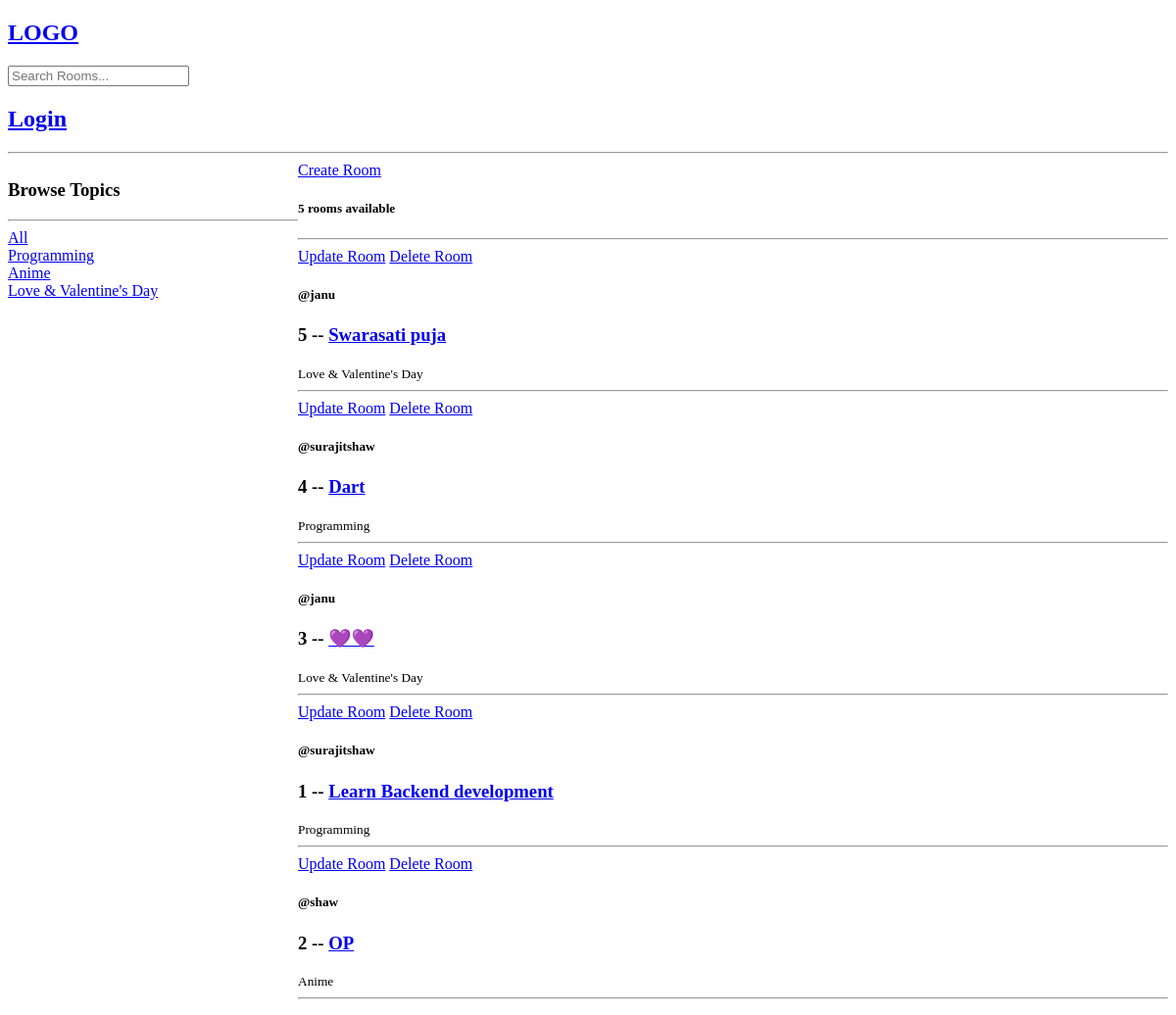
The app's page /, older data.
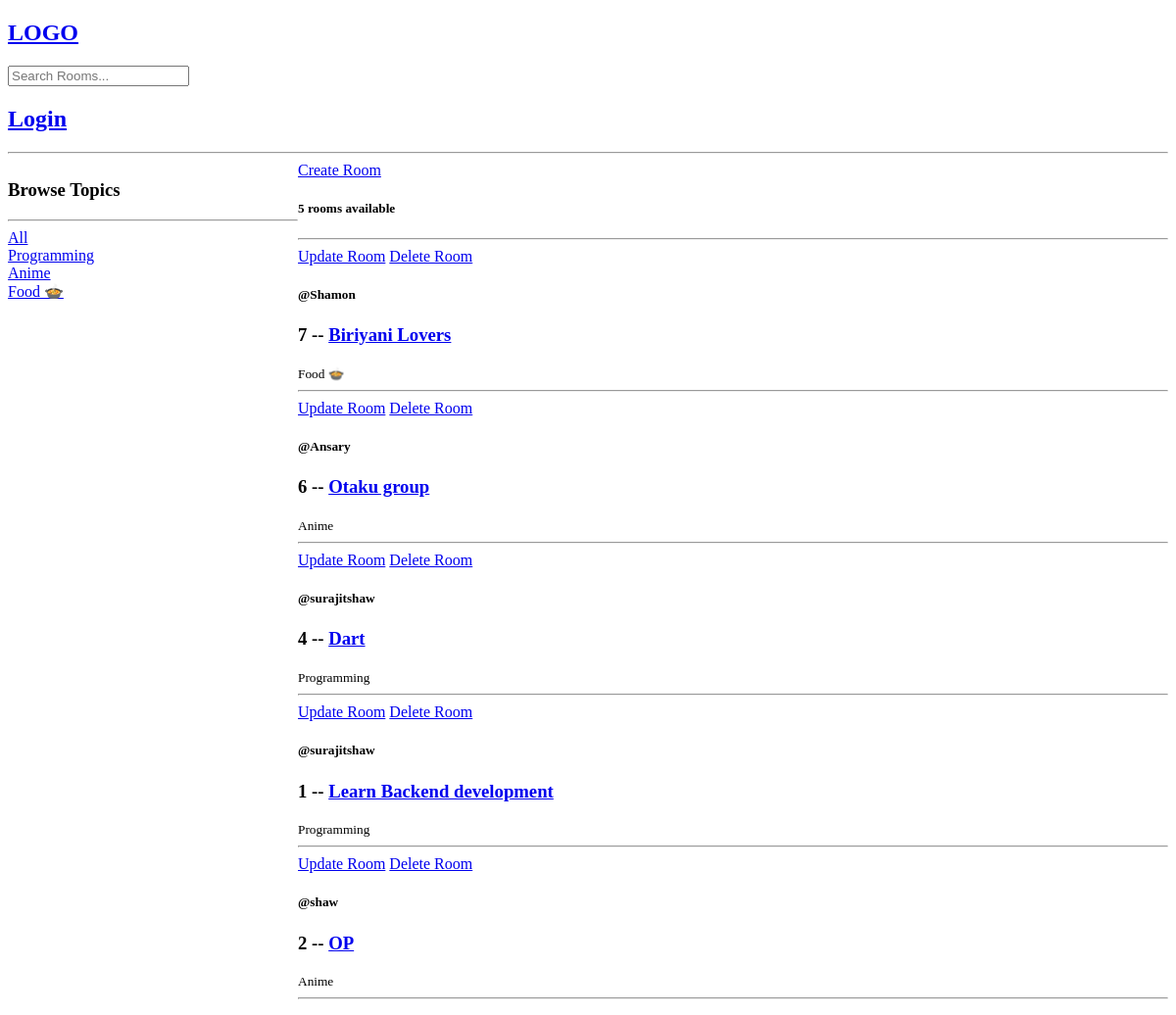
The same page, newer data.
### base/models.py (models this page shows, shortened)
class Topic(models.Model):
    name = models.CharField(max_length=200)

class Room(models.Model):
    host = models.ForeignKey(User, on_delete=models.SET_NULL, null=True)
    topic = models.ForeignKey(Topic, on_delete=models.SET_NULL, null=True)
    name = models.CharField(max_length=200)
    description = models.TextField(null=True, blank=True)
    created_at = models.DateTimeField(auto_now_add=True)
    updated_at = models.DateTimeField(auto_now=True)
    class Meta:
        ordering = ('-updated_at','-created_at')

### base/views.py (the view)
# urls.py: path('', views.home, name='home'),
def home(request):
    q = request.GET.get('q') if request.GET.get('q') != None else ''
    rooms = Room.objects.filter(
        Q(topic__name__icontains=q) |
        Q(name__icontains=q) |
        Q(description__icontains=q)
    )
    topics = Topic.objects.all()
    room_count = rooms.count()
    return render(request, 'home.html', {'rooms': rooms, 'topics': topics, 'room_count': room_count})

### templates/home.html (shortened to what this page needs)
{% extends 'main.html' %}
{% block content %}
<div class="home-container">
  <div>
    <h3>Browse Topics</h3>
    <hr>
    <div>
      <a href="{% url 'home' %}">All</a>
    </div>
    {% for topic in topics %}
    <div>
      <a href="{% url 'home' %}?q={{topic.name}}">{{topic.name}}</a>
    </div>
    {% endfor %}
  </div>
  <div>
    <a href={% url 'create-room' %}>Create Room</a>
    <h5>{{ room_count }} rooms available</h5>
  <hr>
  {% for room in rooms %}
  <div>
    <a href="{% url 'update-room' room.pk %}">Update Room</a>
    <a href="{% url 'delete-room' room.pk %}">Delete Room</a>
    <h5>@{{room.host.username}}</h5>
    <h3>{{room.id}} -- <a href="room/{{room.id}}/">{{room.name}}</a></h3>
    <small>{{room.topic.name}}</small>
    <hr>
  </div>
  {% endfor %}
  </div>
</div>
{% endblock content %}

### templates/main.html (shortened to what this page needs)
<!DOCTYPE html>
<html lang="en">
  <head>
  </head>
  <body>
    {% include 'nav.html' %}
    {% block content %}{% endblock content %}
  </body>
</html>

### templates/nav.html
<nav>
    <h1><a href="/">LOGO</a></h1>
    <form action="{% url 'home' %}" method="get">
        <input type="text" placeholder="Search Rooms..." name="q">
    </form>
    {% if request.user.is_authenticated %}
    <h1><a href="{% url 'logout' %}">Logout</a></h1>
    {% else %}
    <h1><a href="{% url 'login' %}">Login</a></h1>
    {% endif %}
</nav>
<hr>

### templates/home.html (style rules this page uses)
.home-container { display: grid; grid-template-columns: 1fr 3fr; }

Row changes from the older to the newer data that the page shows:
removed Topic: name "Love & Valentine's Day"
removed Room: host.username "janu", id "5", name "Swarasati puja", topic.name "Love & Valentine's Day"
removed Room: host.username "janu", id "3", name "💜💜", topic.name "Love & Valentine's Day"
added Topic: name "Food 🍲"
added Room: host.username "Shamon", id "7", name "Biriyani Lovers", topic.name "Food 🍲"
added Room: host.username "Ansary", id "6", name "Otaku group", topic.name "Anime"
